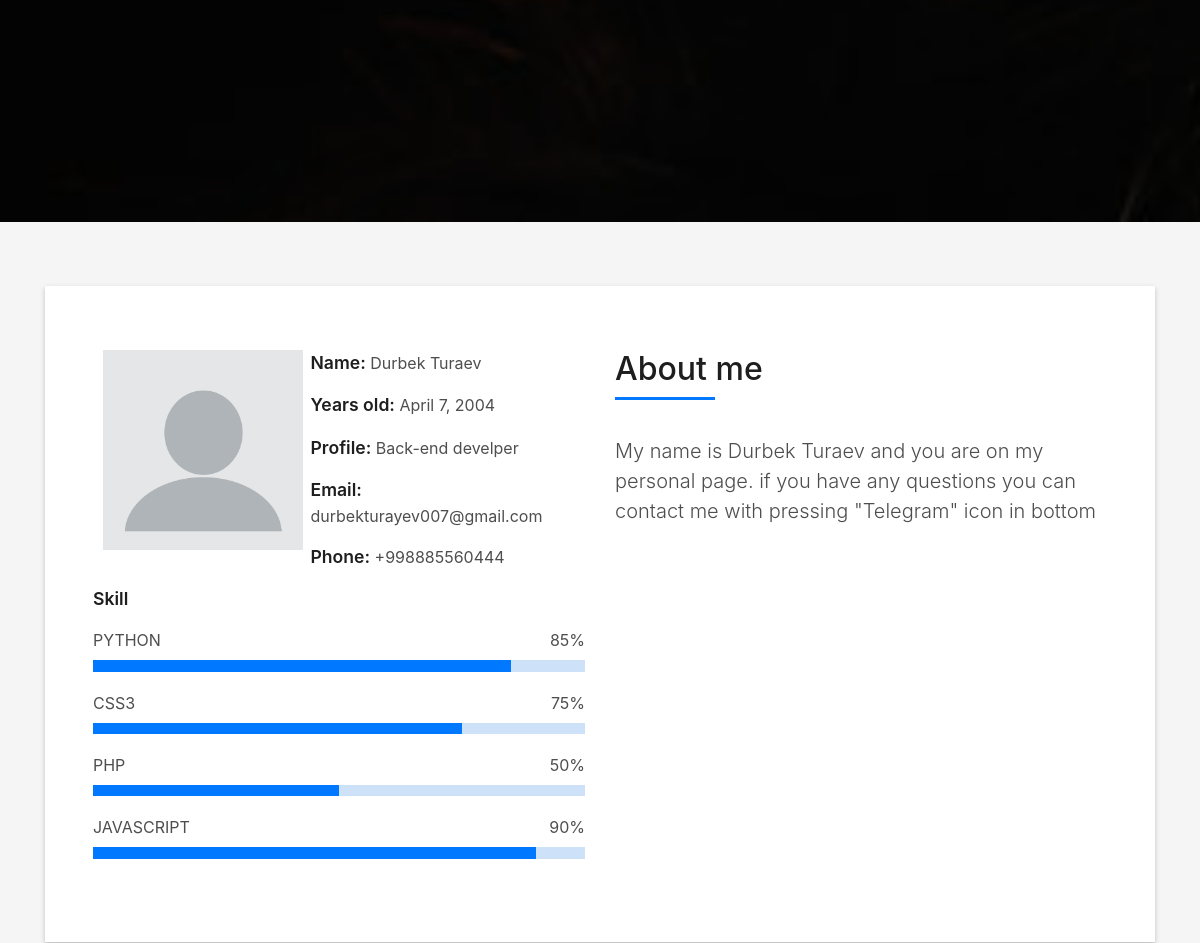
Before: / (middle part) with the older database file.
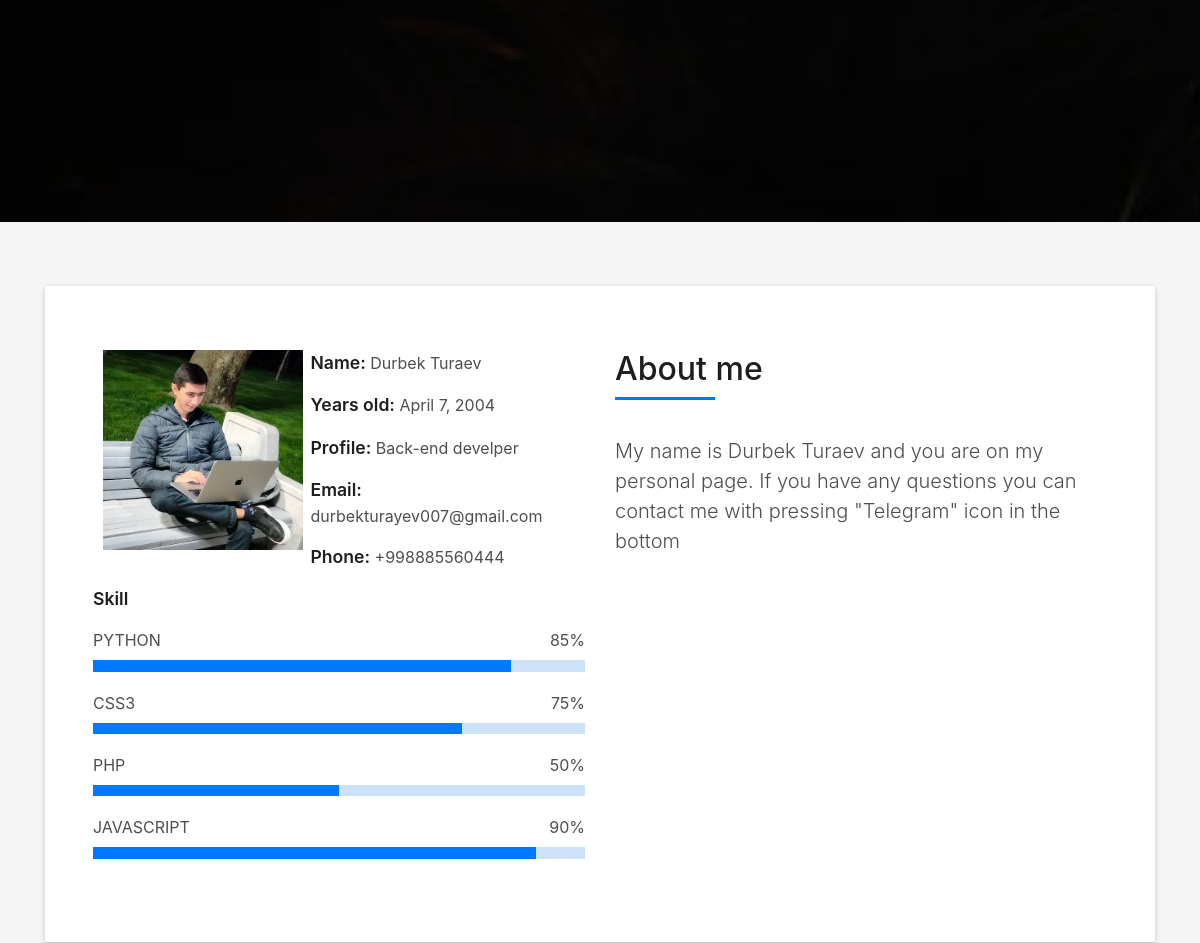
After: the same page with the newer database file.
### app/models.py (models this page shows, shortened)
class Me(models.Model):
    name = models.CharField(max_length=200)
    surname = models.CharField(max_length=200)
    age = models.DateField()
    photo = models.ImageField(upload_to='static/img', null=True, blank=True)
    email = models.CharField(max_length=30)
    profile = models.CharField( max_length=50)
    phone = models.CharField(max_length=13)
    about = models.TextField()
    service_1 = models.CharField(max_length=15)
    service_1_info = models.CharField(max_length=200, null=True, blank=True)
    service_2 = models.CharField(max_length=15)
    service_2_info = models.CharField(max_length=200, null=True, blank=True)
    service_3 = models.CharField(max_length=15)
    service_3_info = models.CharField(max_length=200, null=True, blank=True)
    class Meta:
        verbose_name = "My_info"
        verbose_name_plural = "My infos"

### app/views.py (the view)
# urls.py: path('', index, name='index' )
def index(request):
    model_1 = Me.objects.all()
    model_2 = Portfolio.objects.all()
    model_3 = Total.objects.all()
    model_4 = Blog.objects.all()
    contex = {
        'Info':model_1,
        'Total':model_3,
        'Portfolio':model_2 ,
        "Blog":model_4
    }
    return render(request, 'blog/index.html', contex)

### app/templates/blog/index.html (shortened to what this page needs)
{% load static %}
<!DOCTYPE html>
<html lang="en">
<head>
  <link rel="stylesheet" href="{% static 'lib/bootstrap/css/bootstrap.min.css' %}">
  <link href="{% static 'lib/bootstrap/css/bootstrap.min.css' %}" rel="stylesheet">
  <link href="{% static 'lib/font-awesome/css/font-awesome.min.css' %}" rel="stylesheet">
  <link href="{% static 'lib/animate/animate.min.css' %}" rel="stylesheet">
  <link href="{% static 'lib/ionicons/css/ionicons.min.css' %}" rel="stylesheet">
  <link href="{% static 'lib/owlcarousel/assets/owl.carousel.min.css' %}" rel="stylesheet">
  <link href="{% static 'lib/lightbox/css/lightbox.min.css' %}" rel="stylesheet">
  <link href="{% static 'style.css' %} " rel="stylesheet">
</head>
<body id="page-top">
  <div id="home" class="intro route bg-image" style="background-image: url( ../../../static/img/intro-bg.jpg)">
    <div class="overlay-itro"></div>
    <div class="intro-content display-table">
      <div class="table-cell">
      </div>
    </div>
  </div>
  <section id="about" class="about-mf sect-pt4 route">
    <div class="container">
      <div class="row">
        {% for i in Info %}
        <div class="col-sm-12">
          <div class="box-shadow-full">
            <div class="row">
              <div class="col-md-6">
                <div class="row">
                  <div class="col-sm-6 col-md-5">
                    <div class="about-img">
                      <img width='200px' height='200px' src="{{ i.photo.url }}">
                    </div>
                  </div>
                  <div class="col-sm-6 col-md-7">
                    <div class="about-info">
                      <p><span class="title-s">Name: </span> <span>{{ i.name }} {{ i.surname }} </span></p>
                      <p><span class="title-s">Years old: </span> <span>{{ i.age }} </span></p>
                      <p><span class="title-s">Profile: </span> <span>{{ i.profile }}</span></p>
                      <p><span class="title-s">Email: </span> <span>{{ i.email }}</span></p>
                      <p><span class="title-s">Phone: </span> <span>{{ i.phone }}</span></p>
                    </div>
                  </div>
                </div>
                <div class="skill-mf">
                  <p class="title-s">Skill</p>
                  <span>PYTHON</span> <span class="pull-right">85%</span>
                  <div class="progress">
                    <div class="progress-bar" role="progressbar" style="width: 85%;" aria-valuenow="85"
                      aria-valuemin="0" aria-valuemax="100"></div>
                  </div>
                  <span>CSS3</span> <span class="pull-right">75%</span>
                  <div class="progress">
                    <div class="progress-bar" role="progressbar" style="width: 75%" aria-valuenow="75" aria-valuemin="0"
                      aria-valuemax="100"></div>
                  </div>
                  <span>PHP</span> <span class="pull-right">50%</span>
                  <div class="progress">
                    <div class="progress-bar" role="progressbar" style="width: 50%" aria-valuenow="50" aria-valuemin="0"
                      aria-valuemax="100"></div>
                  </div>
                  <span>JAVASCRIPT</span> <span class="pull-right">90%</span>
                  <div class="progress">
                    <div class="progress-bar" role="progressbar" style="width: 90%" aria-valuenow="90" aria-valuemin="0"
                      aria-valuemax="100"></div>
                  </div>
                </div>
              </div>
              <div class="col-md-6">
                <div class="about-me pt-4 pt-md-0">
                  <div class="title-box-2">
                    <h5 class="title-left">
                      About me
                    </h5>
                  </div>
                  <p class="lead">
                    {{ i.about }}
                  </p>
                </div>
              </div>
            </div>
          </div>
        </div>
        {% endfor %}
      </div>
  </section>
</body>
</html>

### app/static/style.css (style rules this page uses)
body { background-color: #f5f5f5; color: #4e4e4e; }
h1, h2, h3, h4, h5, h6 { color: #1e1e1e; }
.bg-image { background-repeat: no-repeat; background-attachment: fixed; background-size: cover; background-position: center center; }
.display-table { width: 100%; height: 100%; display: table; }
.table-cell { display: table-cell; vertical-align: middle; }
.sect-pt4 { padding-top: 4rem; }
.title-s { font-weight: 600; color: #1e1e1e; font-size: 1.1rem; }
.title-box-2 { margin-bottom: 3rem; }
.title-left { font-size: 2rem; position: relative; }
.title-left:before { content: ''; position: absolute; height: 3px; background-color: #0078ff; width: 100px; bottom: -12px; }
.box-shadow-full { padding: 3rem 1.25rem; position: relative; background-color: #fff; margin-bottom: 3rem; z-index: 2; box-shadow: 0 1px 1px 0 rgba(0, 0, 0, 0.06), 0 2px 5px 0 rgba(0, 0, 0, 0.2); }
.intro { height: 100vh; position: relative; color: #fff; }
.intro .intro-content { text-align: center; position: absolute; }
.intro .overlay-itro { background-color: rgba(0, 0, 0, 0.6); position: absolute; top: 0; left: 0px; padding: 0; height: 100%; width: 100%; opacity: .9; }
.about-mf .box-shadow-full { padding-top: 4rem; padding-bottom: 4rem; }
.about-mf .about-img { margin-bottom: 2rem; }
.about-mf .about-img img { margin-left: 10px; }
.skill-mf span { color: #4e4e4e; }
.skill-mf .progress { background-color: #cde1f8; margin: .5rem 0 1.2rem 0; border-radius: 0; height: .7rem; }
.skill-mf .progress .progress-bar { height: .7rem; background-color: #0078ff; }
@media (min-width: 768px) { .box-shadow-full { padding: 3rem; } }

Changed rows visible on the page:
changed Me "Durbek": photo: picture added in place of a placeholder; about "My name is Durbek Turaev and you are on my personal page. if you have any questions you can contact me with pressing \"Telegram\" icon in bottom" → "My name is Durbek Turaev and you are on my personal page. If you have any questions you can contact me with pressing \"Telegram\" icon in the bottom"
